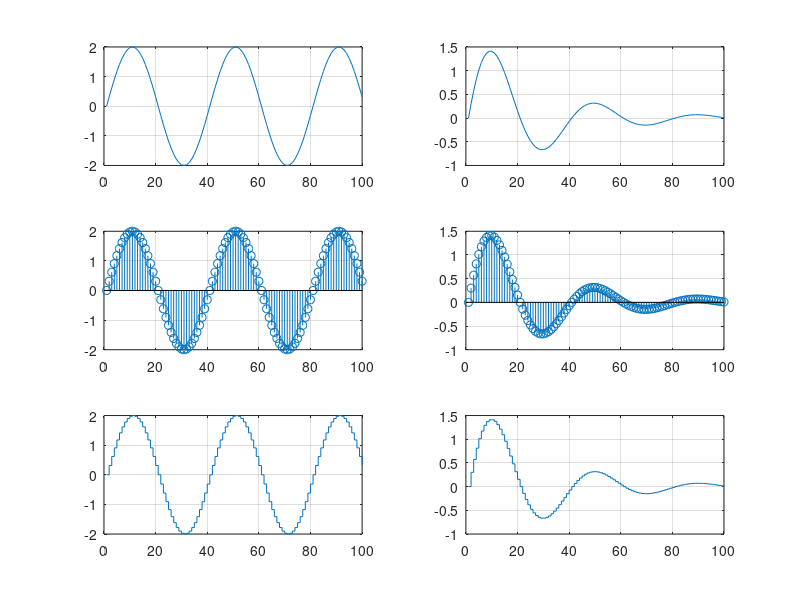

Recreate this plot in MATLAB.
Fs = 8e3; %частота дискретизації 8 КГц
t = 0:1/Fs:1; %1 секунда дискретних моментів часу
t = t'; % перетворення рядка в стовпчик
A = 2; %амплітуда - 2 В
f0 = 2e2; %частота - 200 Гц
phi = -pi/2; %початкова фаза - 45 град
s1 = A*cos(2*pi*f0*t+phi); %гармонічний сигнал
alpha = 0.3e3; %швидкість затухання експоненти
s2 = exp(-alpha*t).*s1; %затухаюча косинусоїда

subplot(3,2,1); plot(s1(1:100)); grid;
subplot(3,2,2); plot(s2(1:100)); grid;
subplot(3,2,3); stem(s1(1:100)); grid;
subplot(3,2,4); stem(s2(1:100)); grid;
subplot(3,2,5); stairs(s1(1:100)); grid;
subplot(3,2,6); stairs(s2(1:100));
grid;